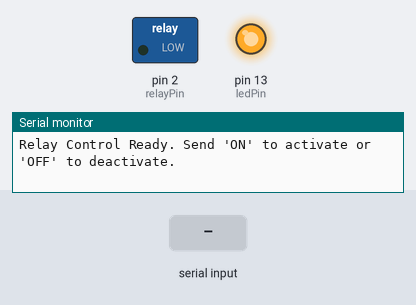
A sketch run on a simulated Arduino Uno, built with avr-gcc and run on an emulated ATmega328P. On the bench: switched loads named in the sketch (green lamp = pin HIGH), output pins drawn as LEDs (lit = HIGH), the last lines printed to the serial monitor. The inputs (shaded band) are chosen by the test bench.

Above: at 1.2 s.
1.3 s: "ON\n" received over Serial
At 1.8 s:
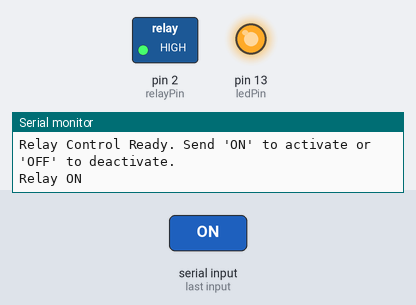
2.8 s: "OFF\n" received over Serial
At 4.1 s:
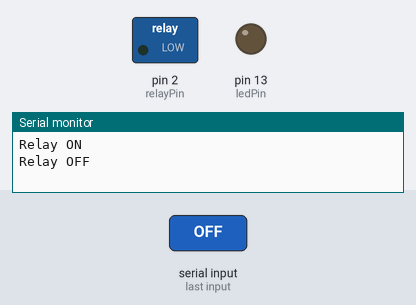
Timing chart, 0 to 5.8 s (numbered marks = the images above; inputs shaded):
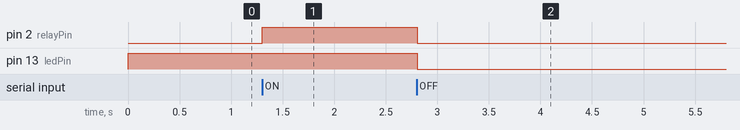

The sketch:

pintu_belakang.ino
```cpp
// Pin Definitions
const int relayPin = 2; // Pin for the relay control (Digital Pin 3)
const int ledPin = 13; //

void setup() {
  // Initialize Serial communication at 9600 baud rate
  Serial.begin(9600);

  // Configure pin modes
  pinMode(relayPin, OUTPUT);
  pinMode(ledPin, OUTPUT);

  // Ensure the relay is initially off
  digitalWrite(relayPin, LOW);
  digitalWrite(ledPin, HIGH);

  // Print a startup message
  Serial.println("Relay Control Ready. Send 'ON' to activate or 'OFF' to deactivate.");
}

void loop() {
  // Check if data is available on the serial port
  if (Serial.available() > 0) {
    // Read the incoming command
    String command = Serial.readStringUntil('\n');
    command.trim(); // Remove any extra whitespace or newline characters

    // Process the command
    if (command == "ON") {
      // Turn on the relay
      digitalWrite(relayPin, HIGH);
      digitalWrite(ledPin, HIGH);
      Serial.println("Relay ON");
    } else if (command == "OFF") {
      // Turn off the relay
      digitalWrite(relayPin, LOW);
      digitalWrite(ledPin, LOW);
      Serial.println("Relay OFF");
    } else {
      // Invalid command received
      Serial.println("Invalid command. Use 'ON' or 'OFF'.");
    }
  }
}
```

Measured:
- after the input at 1.3 s, pin 2 (relayPin): LOW → HIGH at once
- after the input at 2.8 s, pin 2 (relayPin), pin 13 (ledPin): HIGH → LOW at once
